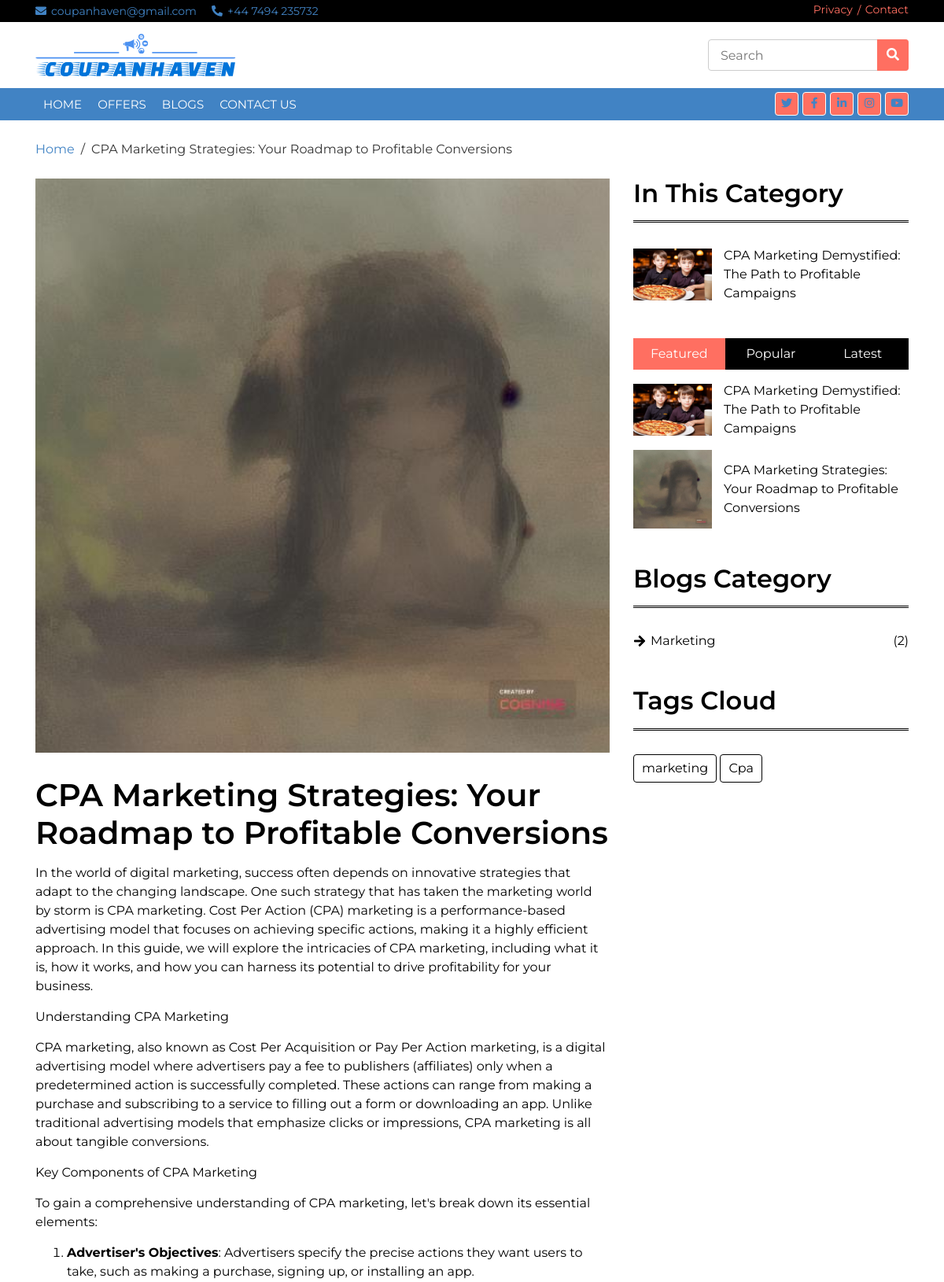
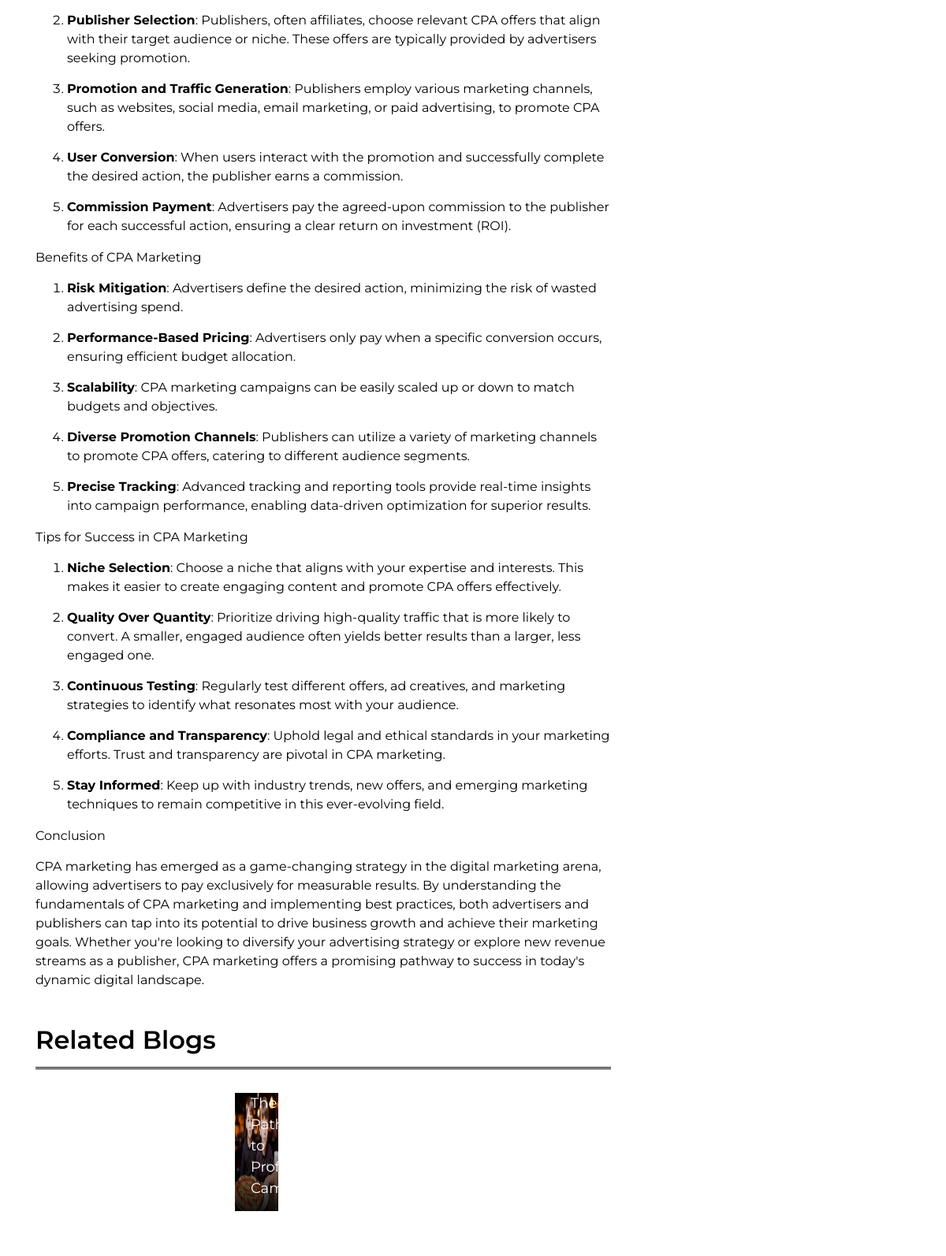
/blog/marketing/ (upper part), run on the app's committed database (2 pictures, top to bottom).
### web/models.py (models this page shows, shortened)
class BlogPost(models.Model):
    title = models.CharField(max_length=200)
    content = RichTextField()
    author = models.ForeignKey(User, on_delete=models.CASCADE)
    categories = models.ManyToManyField(BlogCategory)
    created_at = models.DateTimeField(auto_now_add=True)
    updated_at = models.DateTimeField(auto_now=True)
    image = models.ImageField(upload_to='blog_images/')  # Add an image field
    tags = TaggableManager()  # Add the tags field
    slug = models.SlugField(unique=True, max_length=255)  # Add the slug field

class BlogCategory(models.Model):
    name = models.CharField(max_length=100)
    slug = models.SlugField(unique=True)
    description = models.TextField()

### web/views.py (the view)
# urls.py: path('blog/<slug:slug>/', BlogDetailView, name='blog-detail'),
def BlogDetailView(request, slug):
    post = get_object_or_404(BlogPost, slug=slug)
    related_blogs = BlogPost.objects.filter(categories__in=post.categories.all()) \
        .exclude(pk=post.pk) \
        .distinct()[:5]
    featured_blogs = BlogPost.objects.order_by('?')[:5]
    latest_blogs = BlogPost.objects.order_by('-created_at')[:5]
    popular_blogs = BlogPost.objects.order_by('?')[:5]
    categories_with_count = BlogCategory.objects.annotate(blog_count=Count('blogpost'))
    context = {
        'post': post,
        'blogs': related_blogs,
        'featured_blogs': featured_blogs,
        'latest_blogs': latest_blogs,
        'popular_blogs': popular_blogs,  # Include popular blogs in the context
        'categories_with_count': categories_with_count,
    }
    return render(request, 'single-page.html', context)

### web/context_processors.py (called while the page is built)
def custom_data(request):
    random_cpas = CPALink.objects.order_by('?')[:5]
    random_blogs = BlogPost.objects.order_by('?')[:5]
    data = {
        'custom_data_key': 'Custom data value',
        'random_cpas': random_cpas,  # Add the random CPALinks
        'random_blogs': random_blogs,  # Add the random CPALinks
    }
    return data

### web/templates/single-page.html (shortened to what this page needs)
{% extends 'base.html' %}
{% load static %}
{% block content %}
<div class="breadcrumb-wrap">
    <div class="container">
        <ul class="breadcrumb">
            <li class="breadcrumb-item"><a href="{% url 'home' %}">Home</a></li>
            <li class="breadcrumb-item active">{{ post.title }}</li>
        </ul>
    </div>
</div>
<div class="single-news">
    <div class="container">
        <div class="row">
            <div class="col-lg-8">
                <div class="sn-container">
                    <div class="sn-img">
                        <img src="{{ post.image.url }}"/>
                    </div>
                    <div class="sn-content">
                        <h1>{{ post.title }}</h1>
                        {{ post.content | safe }}
                    </div>
                </div>
                <div class="sn-related">
                    <h2>Related Blogs</h2>
                    <div class="row sn-slider">
                        {% for blog in blogs %}
                            <div class="col-md-4">
                                <div class="sn-img">
                                    <img src="{{ blog.image.url }}" style="height: 230px;height: 150px"/>
                                    <div class="sn-title">
                                        <a href="{% url 'blog-detail' blog.slug %}">{{ blog.title }}</a>
                                    </div>
                                </div>
                            </div>
                        {% endfor %}
                    </div>
                </div>
            </div>
            <div class="col-lg-4">
                <div class="sidebar">
                    <div class="sidebar-widget">
                        <h2 class="sw-title">In This Category</h2>
                        <div class="news-list">
                            {% for blog in blogs %}
                                <div class="nl-item">
                                    <div class="nl-img">
                                        <img src="{{ blog.image.url }}"/>
                                    </div>
                                    <div class="nl-title">
                                        <a href="{% url 'blog-detail' blog.slug %}">{{ blog.title }}</a>
                                    </div>
                                </div>
                            {% empty %}
                                <p>No blogs available in this category.</p>
                            {% endfor %}
                        </div>
                    </div>
                    <div class="sidebar-widget">
                        <div class="tab-news">
                            <ul class="nav nav-pills nav-justified">
                                <li class="nav-item">
                                    <a class="nav-link active" data-toggle="pill" href="#featured">Featured</a>
                                </li>
                                <li class="nav-item">
                                    <a class="nav-link" data-toggle="pill" href="#popular">Popular</a>
                                </li>
                                <li class="nav-item">
                                    <a class="nav-link" data-toggle="pill" href="#latest">Latest</a>
                                </li>
                            </ul>
                            <div class="tab-content">
                                <div id="featured" class="container tab-pane active">
                                    {% for feature in featured_blogs %}
                                        <div class="tn-news">
                                            <div class="tn-img">
                                                <img src="{{ feature.image.url }}"/>
                                            </div>
                                            <div class="tn-title">
                                                <a href="{% url 'blog-detail' feature.slug %}">{{ feature.title }}</a>
                                            </div>
                                        </div>
                                    {% endfor %}
                                </div>
                            </div>
                        </div>
                    </div>
                    <div class="sidebar-widget">
                        <h2 class="sw-title">Blogs Category</h2>
                        <div class="category">
                            <ul>
                                {% for category in categories_with_count %}
                                    <li>
                                    <li><a href="{% url 'all-blogs-by-category' category.slug %}">{{ category.name }}</a><span>({{ category.blog_count }})</span></li>
                                    </li>
                                {% endfor %}
                            </ul>
                        </div>
                    </div>
                    <div class="sidebar-widget">
                        <h2 class="sw-title">Tags Cloud</h2>
                        <div class="tags">
                            {% for tag in post.tags.all %}
                                <a href="">{{ tag.name }}</a>
                            {% endfor %}
                        </div>
                    </div>
                </div>
            </div>
        </div>
    </div>
</div>
{% endblock %}

### data on the page
BlogPost: title "CPA Marketing Strategies: Your Roadmap to Profitable Conversions", image (picture), content "In the world of digital marketing, success often depends on innovative strategies that adapt to the changing landscape. One such strategy that has taken the marketing world by storm is CPA marketing. Cost Per Action (CPA) marketing is a performance-based advertising model that focuses on achieving specific actions, making it a highly efficient approach. In this guide, we will explore the intricacies of CPA marketing, including what it is, how it works, and how you can harness its potential to drive profitability for your business. Understanding CPA Marketing CPA marketing, also known as Cost Per Acquisition or Pay Per Action marketing, is a digital advertising model where advertisers pay a…"
BlogPost: image (picture), title "CPA Marketing Demystified: The Path to Profitable Campaigns"
BlogCategory: name "Marketing", blog_count "2"
Tag: name "marketing"
Tag: name "Cpa"
